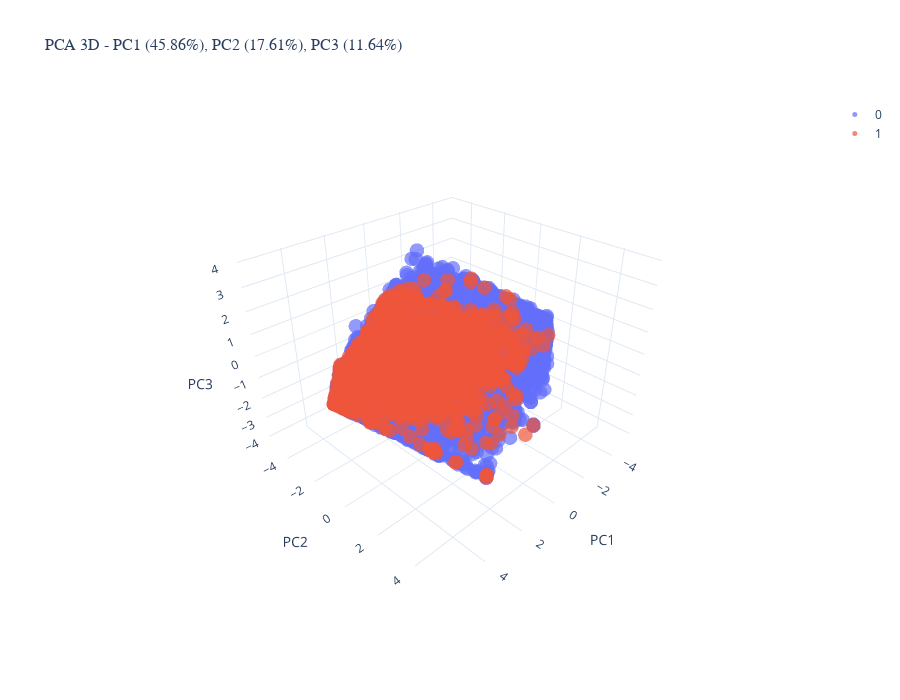

The notebook cell this image was saved under:
### Code cell
# Visualización PCA 3D
print("Generando visualización PCA 3D...")
fig_3d = plot_pca_3d_cufflinks(
    df_pca=df_pca_viz,
    hue='class',
    explained_variance=explained_var  # Los 3 componentes
)
fig_3d.show()

### Figure 1 — Plotly figure (JSON) as saved in the notebook; plotly's stock layout.template omitted (floating-point values rounded to 4 significant figures; data arrays with more than 128 entries replaced by an {"elided": "..."} marker saying what was removed)
{"data": [{"marker": {"opacity": 0.7, "size": 5}, "mode": "markers", "name": "0", "type": "scatter3d", "x": {"elided": "41314 float values"}, "y": {"elided": "41314 float values"}, "z": {"elided": "41314 float values"}}, {"marker": {"opacity": 0.7, "size": 5}, "mode": "markers", "name": "1", "type": "scatter3d", "x": {"elided": "2091 float values"}, "y": {"elided": "2091 float values"}, "z": {"elided": "2091 float values"}}], "layout": {"font": {"size": 12}, "height": 700, "scene": {"camera": {"eye": {"x": 1.5, "y": 1.5, "z": 1.3}}, "xaxis": {"title": {"text": "PC1"}}, "yaxis": {"title": {"text": "PC2"}}, "zaxis": {"title": {"text": "PC3"}}}, "title": {"font": {"family": "Arial", "size": 16}, "text": "PCA 3D - PC1 (45.86%), PC2 (17.61%), PC3 (11.64%)"}, "width": 900}}
